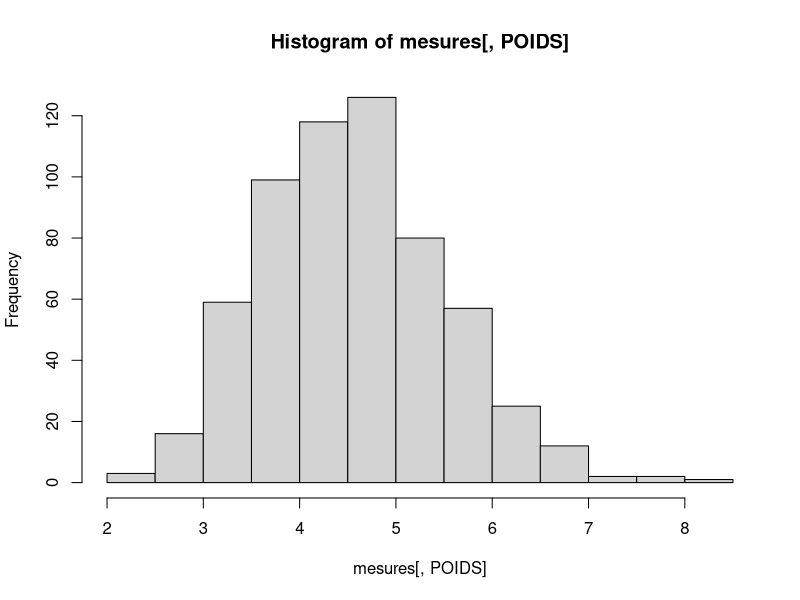
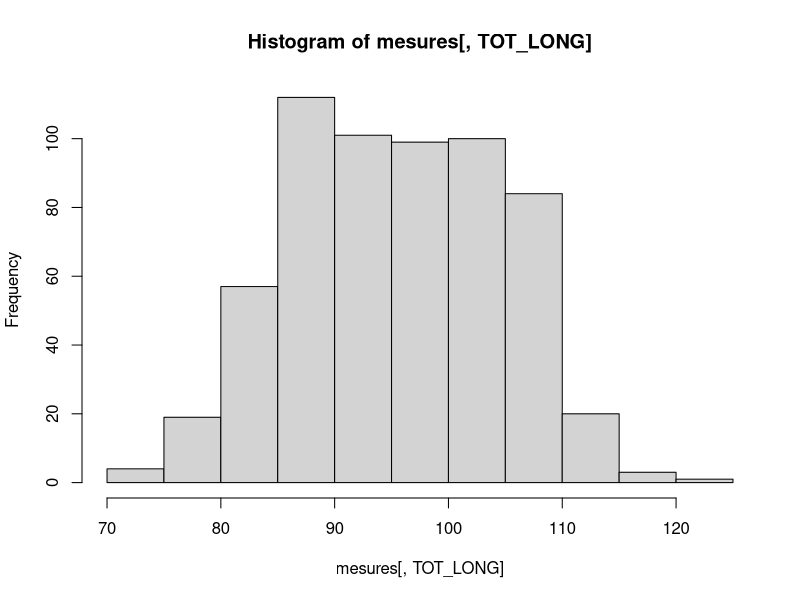
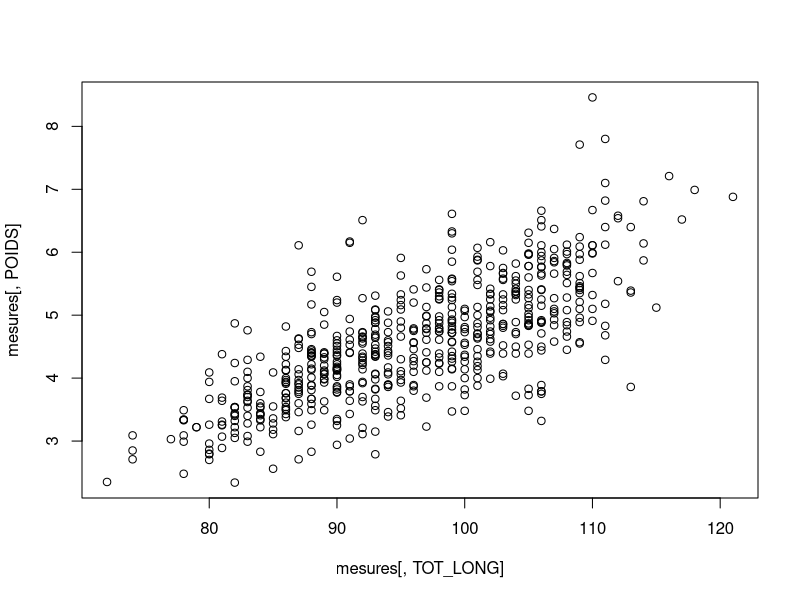
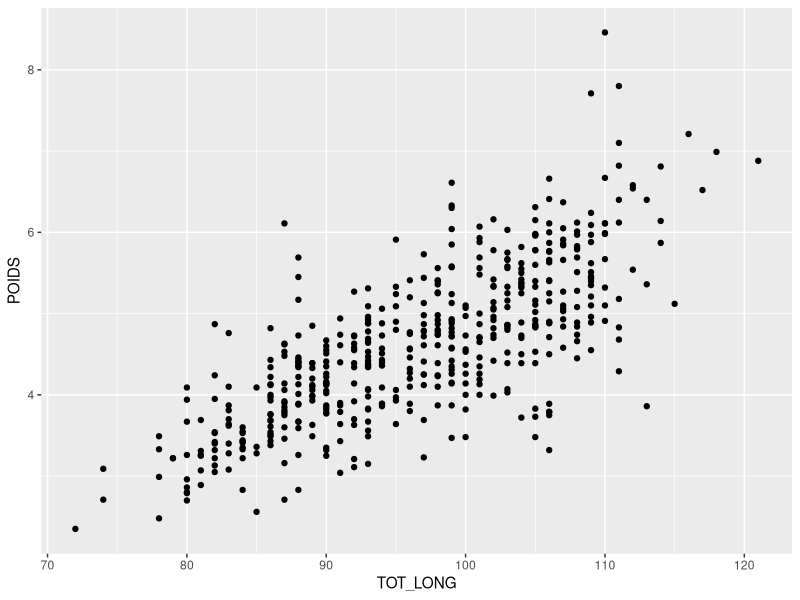
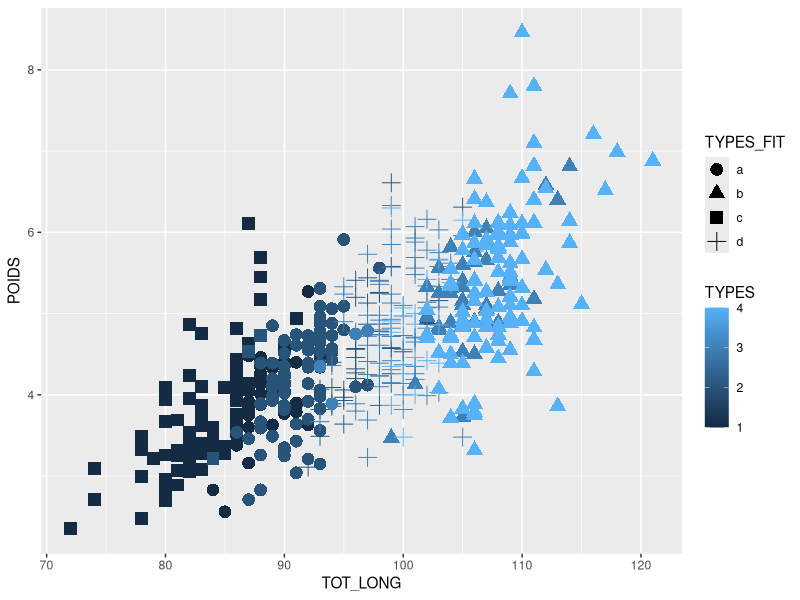
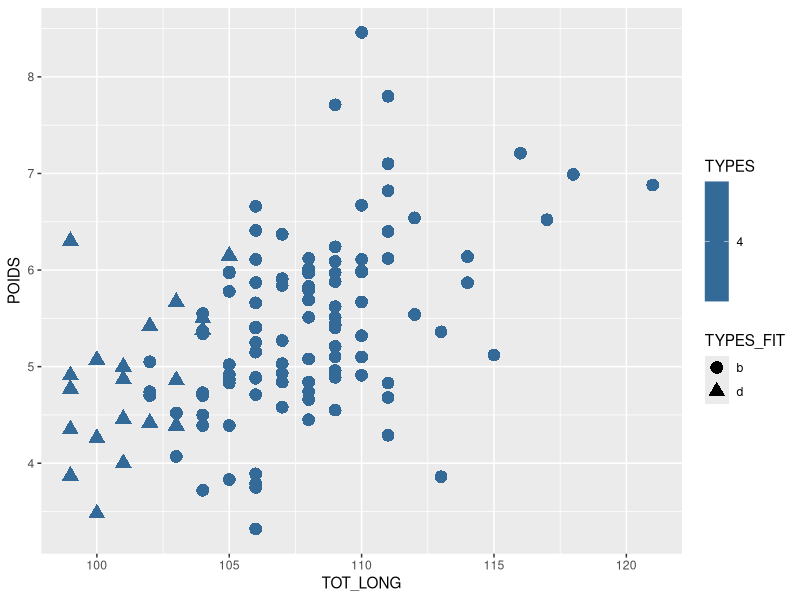
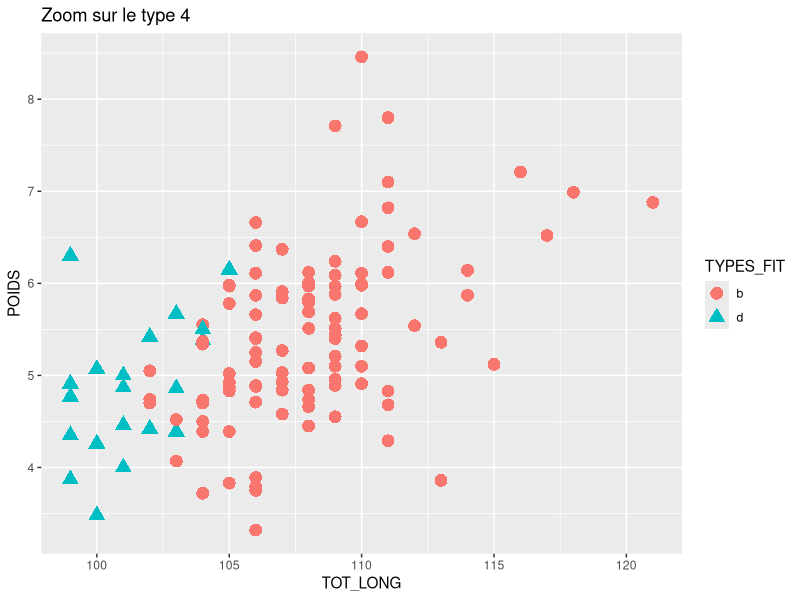

Reproduce these figures in R, in order.
require("data.table")

# Lecture du fichier
mesures <- data.table(read.csv(file.path("data", "mesures_01.csv"), sep = ";", dec = ",", header = TRUE))

# Une data.table, c'est comme une dataframe VIP, plus rapide et plus facile à manipuler
# C'est une structure de données, qui est une liste de vecteurs de données. Chaque vecteur peut contenir un type de données particuliler, comme c'est le cas dans notre première série de mesures.
# Affichons les types de chacune de ces colonnes
lapply(mesures, class)

# On peut aussi visualiser la table comme un tableau, car chaque colonne contient le même nombre d'éléments
mesures

# Affichons maintenant les "dimensions" de cette tables (c'est à dire le nombre de lignes et le nombre de colonnes)
dim(mesures)

# Quelle est la somme des poids des ces échantillons?
sum(mesures[,POIDS])

# Affichons la distribution (le nombre d'échantillon par intervalle de poids)
hist(mesures[,POIDS])

# Ajoutons une colonne à notre table, qui contiendra la sommes des longueurs
mesures[,"TOT_LONG"] <- mesures[,LONGUEUR]+mesures[,LARGEUR]+mesures[,EPAISSEUR]

# Affichons la distribution de cette nouvelle mesure
hist(mesures[, TOT_LONG])

# Nous allons maintenant représenter visuellement ces données

# Représentons le poids des graines en fonction de leur long. totales
plot(x=mesures[,TOT_LONG], y=mesures[,POIDS])

# Clustering : c'est l'action de créer des groupes.
# Une fonction R donne accès à un algo de clustering, "kmeans", voyons comment elle fonctionne
help(kmeans)

mesures[,length(POIDS),by=TYPES]

res <- kmeans(mesures[1:500,list(LONGUEUR, LARGEUR, EPAISSEUR)], 4)

# gardons les résultats sous la forme de lettres, pour mieux les distinguer des classes d'entrée
fit_letters <- letters[res$cluster]

output <- mesures[1:500, list(TOT_LONG, POIDS, TYPES)]
# Nous passons les resultats en "facteurs" c.a.d. en texte
output[,"TYPES_FIT"] <- fit_letters

# On explore une library graphique plus sophistiquée ggplot2
require("ggplot2")

ggplot(output, aes(x=TOT_LONG, y=POIDS)) + geom_point()

ggplot(output, aes(x=TOT_LONG, y=POIDS, col=TYPES, shape=TYPES_FIT)) + geom_point(size=4)

# Zoomons sur la premiere catégorie
# Pas pratique si on garde la même couleur
ggplot(output[TYPES==4], aes(x=TOT_LONG, y=POIDS, col=TYPES, shape=TYPES_FIT)) + geom_point(size=4)
# Distinguons les couleurs par résultats/fit
type <- 4; ggplot(output[TYPES==type], aes(x=TOT_LONG, y=POIDS, col=TYPES_FIT, shape=TYPES_FIT)) + geom_point(size=4) + ggtitle(paste("Zoom sur le type", type))

#
table(output[,list(TYPES, TYPES_FIT)])







